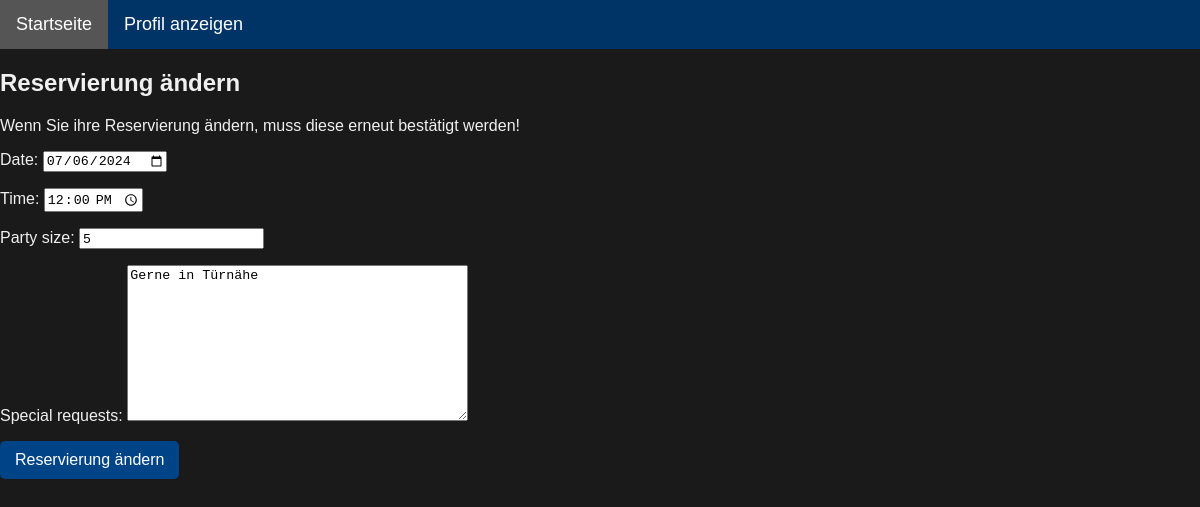
Before: /restaurant/reservations/adjust/6/ (signed in) with the older database file.
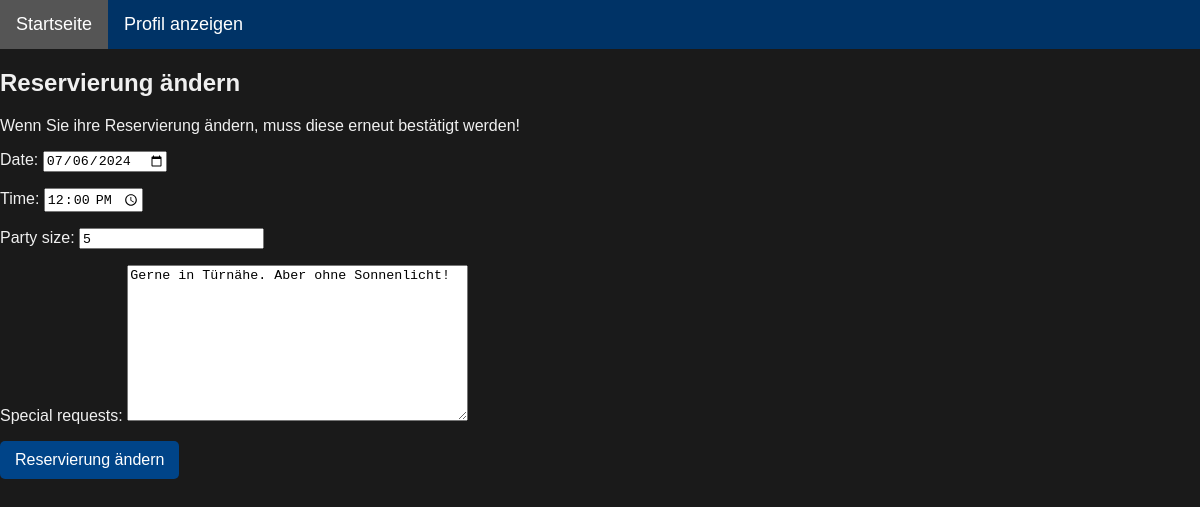
After: the same page with the newer database file.
### restaurant/models.py (models this page shows, shortened)
class Reservation(models.Model):
    customer = models.ForeignKey(UserProfile, on_delete=models.CASCADE, related_name='reservations')
    restaurant = models.ForeignKey(Restaurant, on_delete=models.CASCADE)
    date_time = models.DateTimeField()
    party_size = models.IntegerField()
    special_requests = models.TextField(blank=True)
    status = models.CharField(max_length=10, choices=Choices.STATUS_CHOICES)

### restaurant/views.py (the view)
# urls.py: path('reservations/adjust/<int:reservation_id>/', views.adjust_reservation, name='adjust_reservation'),
@login_required
def adjust_reservation(request, reservation_id):
    currentCustomer = get_object_or_404(UserProfile, user=request.user)
    reservation = get_object_or_404(Reservation, id=reservation_id, customer=currentCustomer)
    if request.method == 'POST':
        form = ReservationForm(request.POST, instance=reservation)
        if form.is_valid():
            temp_reservation = form.save(commit=False)
            temp_reservation.status = 'pending'
            temp_reservation.save()
            send_confirmation_email(reservation)
            return redirect('view_reservation', reservation_id=reservation.id)
    else:
        initial_data = {
            'date': reservation.date_time.date(),
            'time': reservation.date_time.time(),
            'party_size': reservation.party_size,
            'special_requests': reservation.special_requests,
        }
        form = ReservationForm(instance=reservation,initial=initial_data)
    return render(request, 'restaurant/adjust_reservation.html', {'form': form})

### restaurant/forms.py (shortened to what this page needs)
class ReservationForm(forms.ModelForm):
    date = forms.DateField(required=True, widget=forms.widgets.DateInput(attrs={'type': 'date'}))
    time = forms.TimeField(required=True, widget=forms.widgets.TimeInput(attrs={'type': 'time'}))
    class Meta:
        model = Reservation
        fields = ['date', 'time', 'party_size', 'special_requests']

### restaurant/templates/restaurant/adjust_reservation.html (shortened to what this page needs)
{% extends 'restaurant/base.html' %}
{% block content %}
<h2>Reservierung ändern</h2>
<p>Wenn Sie ihre Reservierung ändern, muss diese erneut bestätigt werden!</p>
<form method="post">
    {{ form.as_p }}
    <button type="submit">Reservierung ändern</button>
</form>
{% endblock %}

Changed rows visible on the page:
changed Reservation: special_requests "Gerne in Türnähe" → "Gerne in Türnähe. Aber ohne Sonnenlicht!"
